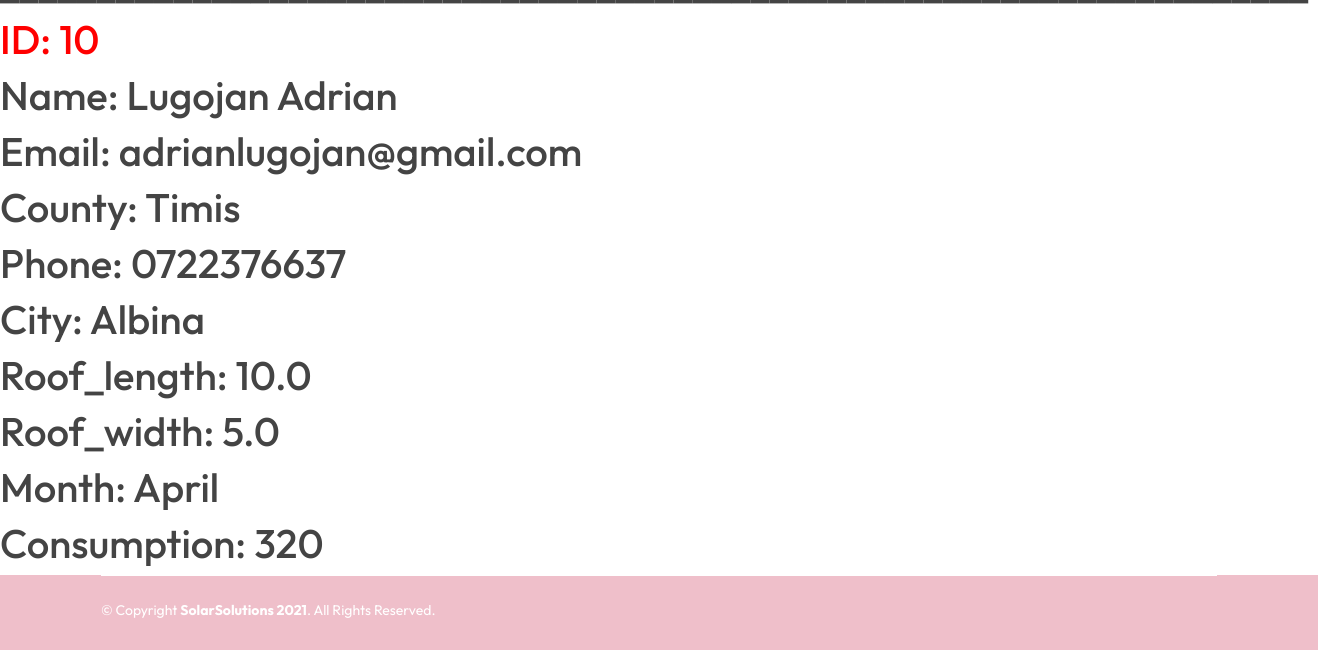
The page /database (lower part) on the database as committed earlier.
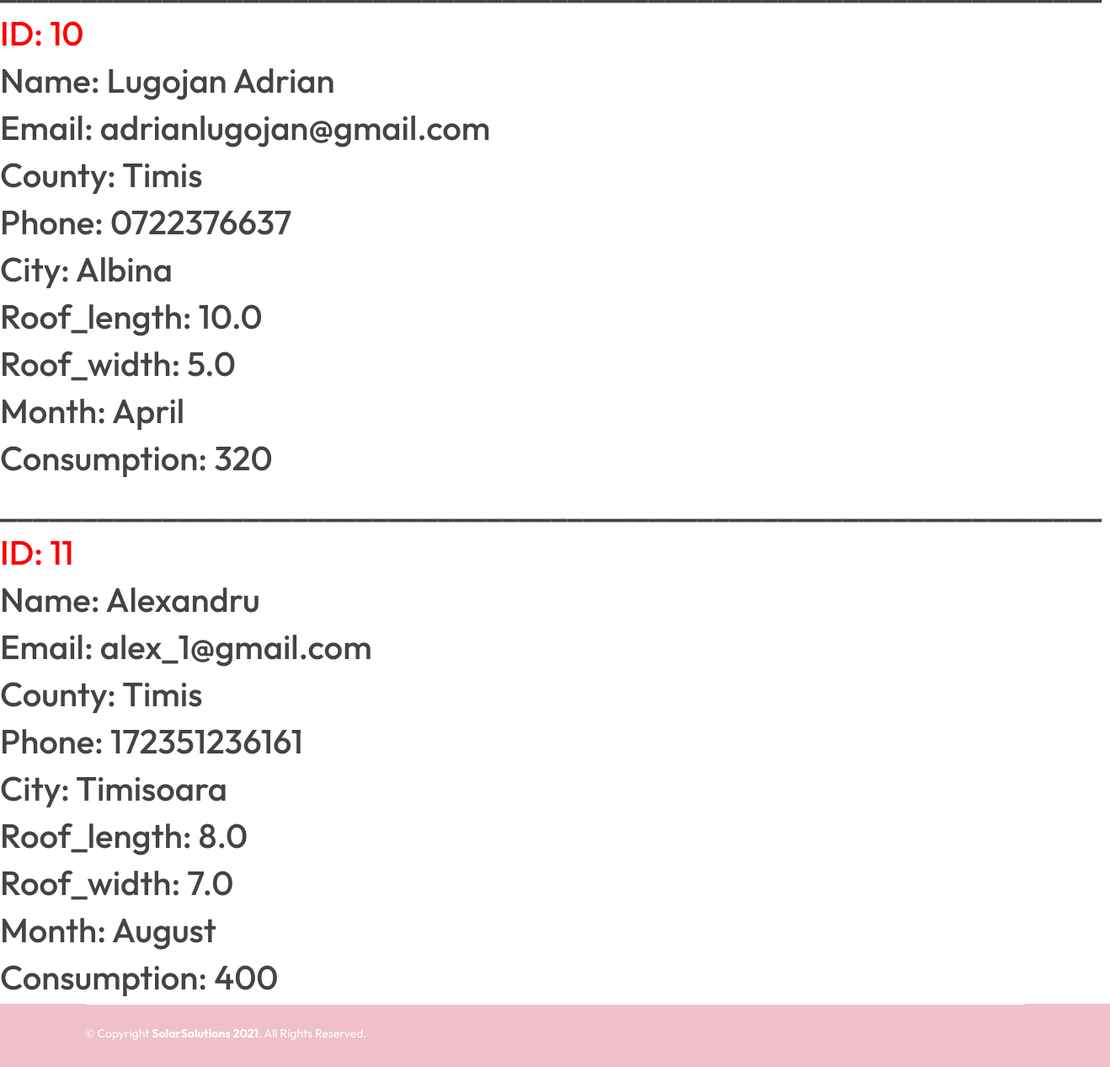
The same page on the database as committed later.
### website/models.py (models this page shows)
class User(db.Model, UserMixin):
    id = db.Column(db.Integer, primary_key=True)
    name = db.Column(db.String(150))
    email = db.Column(db.String(150), unique=True)
    password = db.Column(db.String(150))
    phone = db.Column(db.String(150))
    county = db.Column(db.String(150))
    city = db.Column(db.String(150))
    roof_length = db.Column(db.Float)
    roof_width = db.Column(db.Float)
    month = db.Column(db.String(150))
    consumption = db.Column(db.Integer)

### website/views.py (the view)
@views.route('/database')
def database():
    rows = User.query.count()
    return render_template('database.html', user=current_user, show_system=False , table_user=User.query.all(), rows=rows)

### website/templates/database.html (shortened to what this page needs)
{% extends "header_footer_general.html" %}
{% block content %}
<br>
<br>
<br>
<br>
<br>
<div style="display: block;">
{% for user in table_user %}
<h1>____________________________________________________________________</h1>
<h1 style="color: red;"> ID: {{user.id}} </h1>
<h1>Name: {{user.name}}</h1>
<h1>Email: {{user.email}}</h1>
<h1>County: {{user.county}}</h1>
<h1>Phone: {{user.phone}}</h1>
<h1>City: {{user.city}}</h1>
<h1>Roof_length: {{user.roof_length}}</h1>
<h1>Roof_width: {{user.roof_width}}</h1>
<h1>Month: {{user.month}}</h1>
<h1>Consumption: {{user.consumption}}</h1>
{% endfor %}
</div>
{% endblock %}

### website/templates/header_footer_general.html (shortened to what this page needs)
<!DOCTYPE html>
<html lang="en">
<head>
  <link rel="stylesheet" type="text/css" href = "{{ url_for('static',filename='assets/vendor/aos/aos.css') }}">
  <link rel="stylesheet" type="text/css" href = "{{ url_for('static',filename='assets/vendor/bootstrap/css/bootstrap.min.css') }}">
  <link rel="stylesheet" type="text/css" href = "{{ url_for('static',filename='assets/vendor/bootstrap-icons/bootstrap-icons.css') }}">
  <link rel="stylesheet" type="text/css" href = "{{ url_for('static',filename='assets/vendor/boxicons/css/boxicons.min.css') }}">
  <link rel="stylesheet" type="text/css" href = "{{ url_for('static',filename='assets/vendor/glightbox/css/glightbox.min.css') }}">
  <link rel="stylesheet" type="text/css" href = "{{ url_for('static',filename='assets/vendor/swiper/swiper-bundle.min.css') }}">
  <link rel="stylesheet" type="text/css" href = "{{ url_for('static',filename='assets/css/style.css') }}">
</head>
<body>
         {% block content %}{% endblock %}
  <footer id="footer">
    <div class="container">
      <div class="copyright-wrap d-md-flex py-4">
        <div class="me-md-auto text-center text-md-start">
          <div class="copyright">
            &copy; Copyright <strong><span>SolarSolutions <script>document.write(new Date().getFullYear());</script></span></strong>. All Rights Reserved.
          </div>
          <div class="credits">
          </div>
        </div>
      </div>
    </div>
  </footer>
</body>
</html>

### website/static/assets/css/style.css (style rules this page uses)
body { font-family: "Outfit", sans-serif; color: #444444; }
#footer { color: #fff; font-size: 14px; background: #efbfca; background-size: cover; }
#footer .copyright-wrap { border-top: 1px solid #ffffff; }
#footer .credits { padding-top: 5px; font-size: 13px; color: #fff; }

Rows that differ between the two databases and show on the page:
added User: id "11", name "Alexandru", email "alex_1@gmail.com", county "Timis", phone "172351236161", city "Timisoara", roof_length "8.0", roof_width "7.0", month "August", consumption "400"
